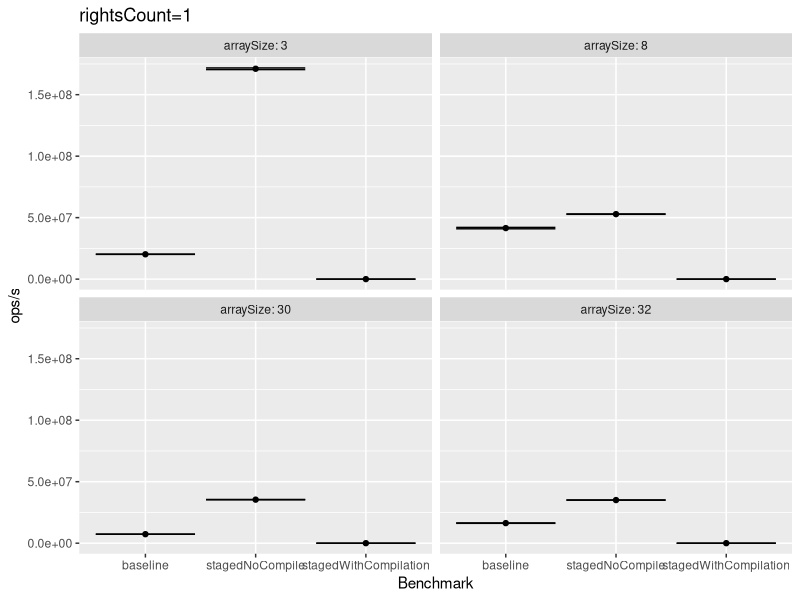
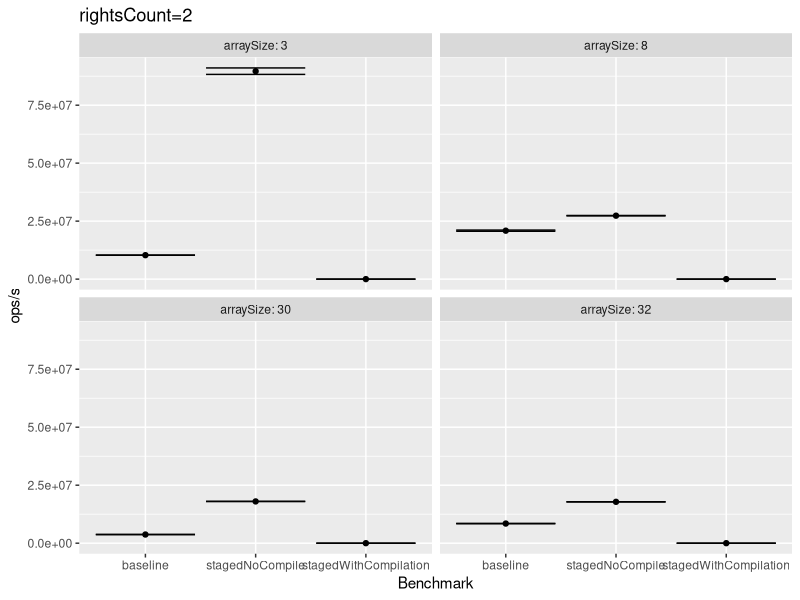
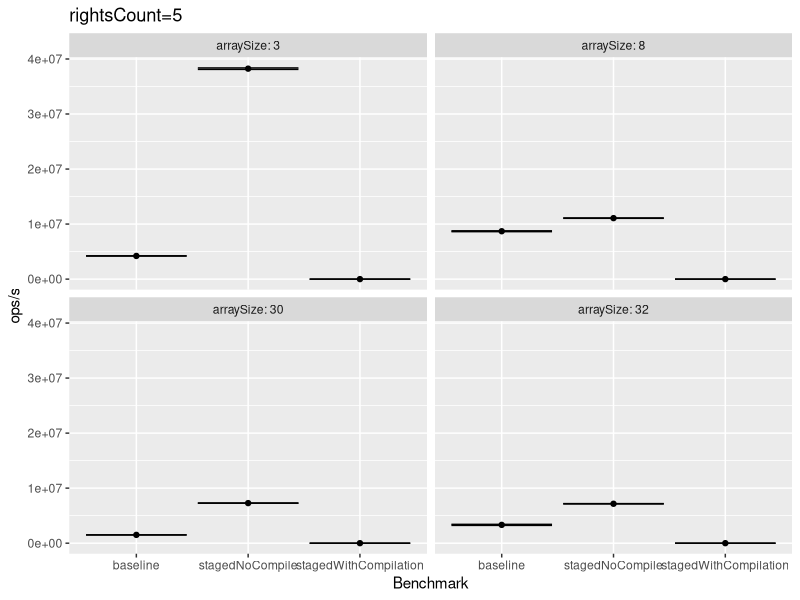
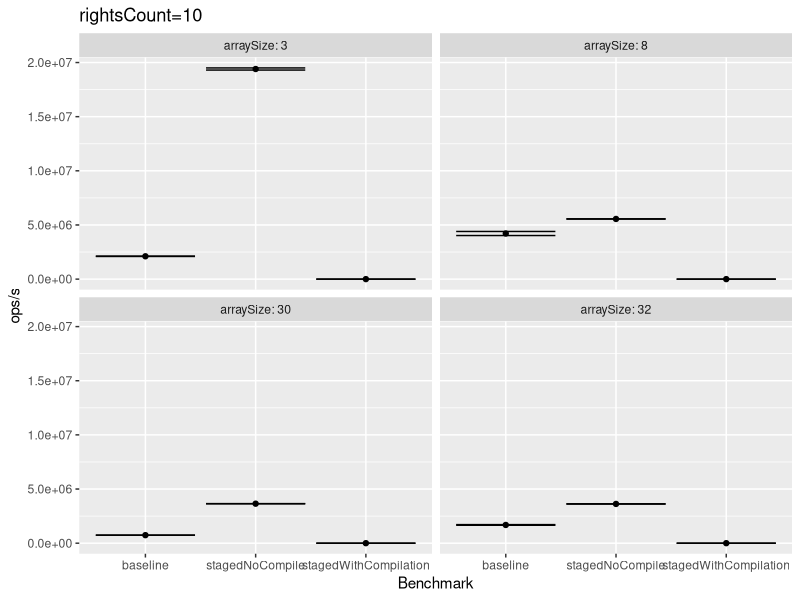
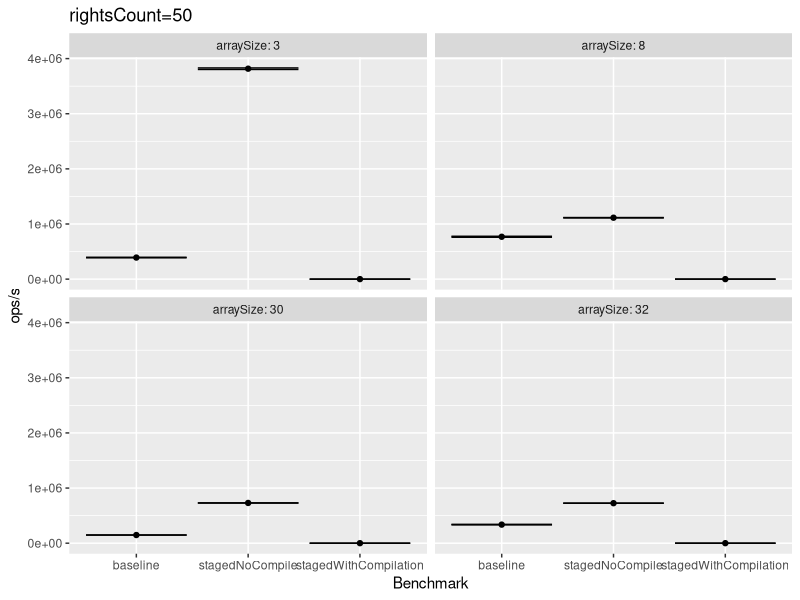
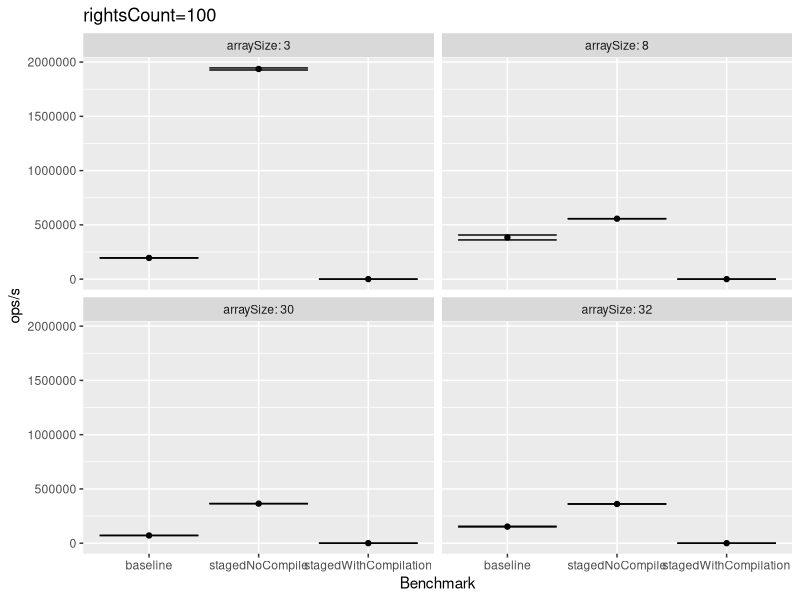

Generate these figures, in order, with R:
library(ggplot2)
library(plyr)
library(dplyr)
library(reshape2)
library(xtable)

bench.data = read.csv('benchmark.csv', header = TRUE)
bench.data$Benchmark = sub("[^.]*\\.", "", bench.data$Benchmark)

split.bench.data <- split(bench.data, bench.data$rightsCount)

plot_score <- function(dat) {
  rc <- unique(dat$rightsCount)

  ggplot(
    data = dat, 
    mapping = aes(x = Benchmark, y = Score, ymin = Score - Error, ymax = Score + Error)
  ) + 
  geom_point() +
  geom_errorbar() +
  ylab("ops/s") +
  xlab("Benchmark") +
  facet_wrap(facets = vars(arraySize), labeller = "label_both") +
  ggtitle(paste("rightsCount=", rc, sep=""))

  ggsave(
    filename = paste("bench-", rc, ".png", sep=""))
}

lapply(split.bench.data, plot_score)
